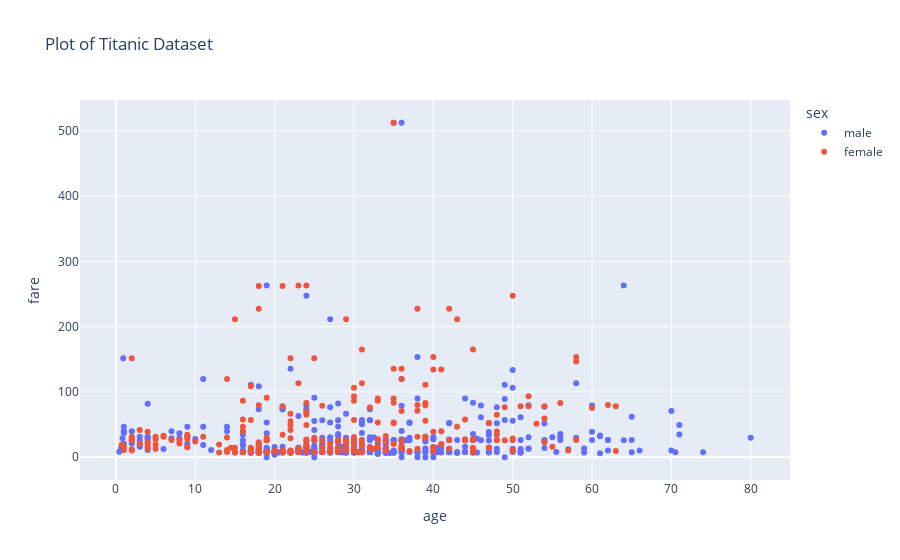

Notebook source saved alongside this figure:
### Code cell
# scatter plot

fig= px.scatter(df, x="age", y="fare",color="sex", title="Plot of Titanic Dataset")
fig.show()

### Figure 1 — Plotly figure (JSON) as saved in the notebook; plotly's stock layout.template omitted (floating-point values rounded to 4 significant figures; data arrays with more than 128 entries replaced by an {"elided": "..."} marker saying what was removed)
{"data": [{"hovertemplate": "sex=male<br>age=%{x}<br>fare=%{y}<extra></extra>", "legendgroup": "male", "marker": {"color": "#636efa", "symbol": "circle"}, "mode": "markers", "name": "male", "orientation": "v", "showlegend": true, "type": "scatter", "x": {"elided": "577 float values"}, "xaxis": "x", "y": {"elided": "577 float values"}, "yaxis": "y"}, {"hovertemplate": "sex=female<br>age=%{x}<br>fare=%{y}<extra></extra>", "legendgroup": "female", "marker": {"color": "#EF553B", "symbol": "circle"}, "mode": "markers", "name": "female", "orientation": "v", "showlegend": true, "type": "scatter", "x": {"elided": "314 float values"}, "xaxis": "x", "y": {"elided": "314 float values"}, "yaxis": "y"}], "layout": {"legend": {"title": {"text": "sex"}, "tracegroupgap": 0}, "title": {"text": "Plot of Titanic Dataset"}, "xaxis": {"anchor": "y", "domain": [0, 1], "title": {"text": "age"}}, "yaxis": {"anchor": "x", "domain": [0, 1], "title": {"text": "fare"}}}}
